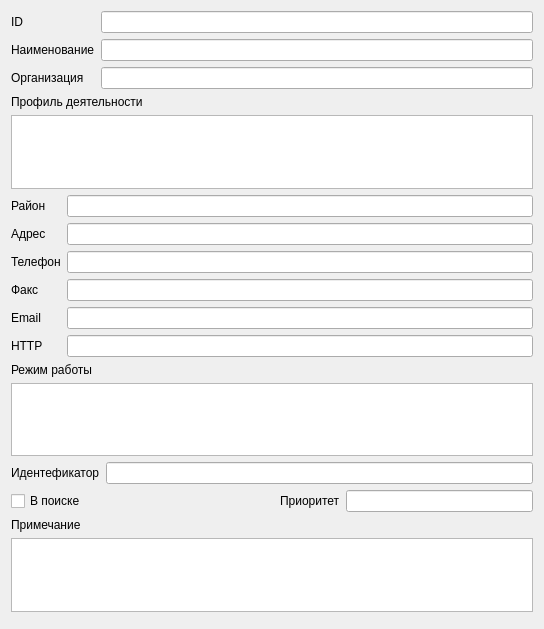
<?xml version="1.0" encoding="UTF-8"?>
<ui version="4.0">
 <class>FirmDialog</class>
 <widget class="QDialog" name="FirmDialog">
  <property name="geometry">
   <rect>
    <x>0</x>
    <y>0</y>
    <width>544</width>
    <height>629</height>
   </rect>
  </property>
  <property name="windowTitle">
   <string>Dialog</string>
  </property>
  <layout class="QVBoxLayout" name="verticalLayout_4">
   <item>
    <layout class="QFormLayout" name="formLayout">
     <item row="0" column="0">
      <widget class="QLabel" name="label">
       <property name="text">
        <string>ID</string>
       </property>
      </widget>
     </item>
     <item row="0" column="1">
      <widget class="QLineEdit" name="lineID"/>
     </item>
     <item row="1" column="0">
      <widget class="QLabel" name="label_2">
       <property name="text">
        <string>Наименование</string>
       </property>
      </widget>
     </item>
     <item row="1" column="1">
      <widget class="QLineEdit" name="lineName"/>
     </item>
     <item row="2" column="0">
      <widget class="QLabel" name="label_3">
       <property name="text">
        <string>Организация</string>
       </property>
      </widget>
     </item>
     <item row="2" column="1">
      <widget class="QLineEdit" name="lineOrgName"/>
     </item>
    </layout>
   </item>
   <item>
    <layout class="QVBoxLayout" name="verticalLayout_3">
     <item>
      <widget class="QLabel" name="label_4">
       <property name="text">
        <string>Профиль деятельности</string>
       </property>
      </widget>
     </item>
     <item>
      <widget class="QTextEdit" name="TextProf"/>
     </item>
    </layout>
   </item>
   <item>
    <layout class="QFormLayout" name="formLayout_2">
     <item row="0" column="0">
      <widget class="QLabel" name="label_7">
       <property name="text">
        <string>Район</string>
       </property>
      </widget>
     </item>
     <item row="0" column="1">
      <widget class="QLineEdit" name="lineRaion"/>
     </item>
     <item row="1" column="0">
      <widget class="QLabel" name="label_8">
       <property name="text">
        <string>Адрес</string>
       </property>
      </widget>
     </item>
     <item row="1" column="1">
      <widget class="QLineEdit" name="lineAdres"/>
     </item>
     <item row="2" column="0">
      <widget class="QLabel" name="label_9">
       <property name="text">
        <string>Телефон</string>
       </property>
      </widget>
     </item>
     <item row="2" column="1">
      <widget class="QLineEdit" name="linePhone"/>
     </item>
     <item row="3" column="0">
      <widget class="QLabel" name="label_10">
       <property name="text">
        <string>Факс</string>
       </property>
      </widget>
     </item>
     <item row="3" column="1">
      <widget class="QLineEdit" name="lineFax"/>
     </item>
     <item row="4" column="0">
      <widget class="QLabel" name="label_11">
       <property name="text">
        <string>Email</string>
       </property>
      </widget>
     </item>
     <item row="4" column="1">
      <widget class="QLineEdit" name="lineMail"/>
     </item>
     <item row="5" column="0">
      <widget class="QLabel" name="label_12">
       <property name="text">
        <string>HTTP</string>
       </property>
      </widget>
     </item>
     <item row="5" column="1">
      <widget class="QLineEdit" name="lineHTTP"/>
     </item>
    </layout>
   </item>
   <item>
    <layout class="QVBoxLayout" name="verticalLayout_2">
     <item>
      <widget class="QLabel" name="label_5">
       <property name="text">
        <string>Режим работы</string>
       </property>
      </widget>
     </item>
     <item>
      <widget class="QTextEdit" name="TextRegim"/>
     </item>
    </layout>
   </item>
   <item>
    <layout class="QHBoxLayout" name="horizontalLayout_2">
     <item>
      <widget class="QLabel" name="label_13">
       <property name="text">
        <string>Идентефикатор</string>
       </property>
      </widget>
     </item>
     <item>
      <widget class="QLineEdit" name="lineIndifer"/>
     </item>
    </layout>
   </item>
   <item>
    <layout class="QHBoxLayout" name="horizontalLayout">
     <item>
      <widget class="QCheckBox" name="checkBox">
       <property name="text">
        <string>В поиске</string>
       </property>
      </widget>
     </item>
     <item>
      <spacer name="horizontalSpacer">
       <property name="orientation">
        <enum>Qt::Horizontal</enum>
       </property>
       <property name="sizeHint" stdset="0">
        <size>
         <width>40</width>
         <height>20</height>
        </size>
       </property>
      </spacer>
     </item>
     <item>
      <widget class="QLabel" name="label_15">
       <property name="text">
        <string>Приоритет</string>
       </property>
      </widget>
     </item>
     <item>
      <widget class="QLineEdit" name="linePriority"/>
     </item>
    </layout>
   </item>
   <item>
    <layout class="QVBoxLayout" name="verticalLayout">
     <item>
      <widget class="QLabel" name="label_6">
       <property name="text">
        <string>Примечание</string>
       </property>
      </widget>
     </item>
     <item>
      <widget class="QTextEdit" name="TextPrim"/>
     </item>
    </layout>
   </item>
   <item>
    <widget class="QDialogButtonBox" name="buttonBox">
     <property name="orientation">
      <enum>Qt::Horizontal</enum>
     </property>
     <property name="standardButtons">
      <set>QDialogButtonBox::NoButton</set>
     </property>
    </widget>
   </item>
  </layout>
 </widget>
 <resources/>
 <connections>
  <connection>
   <sender>buttonBox</sender>
   <signal>accepted()</signal>
   <receiver>FirmDialog</receiver>
   <slot>accept()</slot>
   <hints>
    <hint type="sourcelabel">
     <x>248</x>
     <y>254</y>
    </hint>
    <hint type="destinationlabel">
     <x>157</x>
     <y>274</y>
    </hint>
   </hints>
  </connection>
  <connection>
   <sender>buttonBox</sender>
   <signal>rejected()</signal>
   <receiver>FirmDialog</receiver>
   <slot>reject()</slot>
   <hints>
    <hint type="sourcelabel">
     <x>316</x>
     <y>260</y>
    </hint>
    <hint type="destinationlabel">
     <x>286</x>
     <y>274</y>
    </hint>
   </hints>
  </connection>
 </connections>
</ui>
